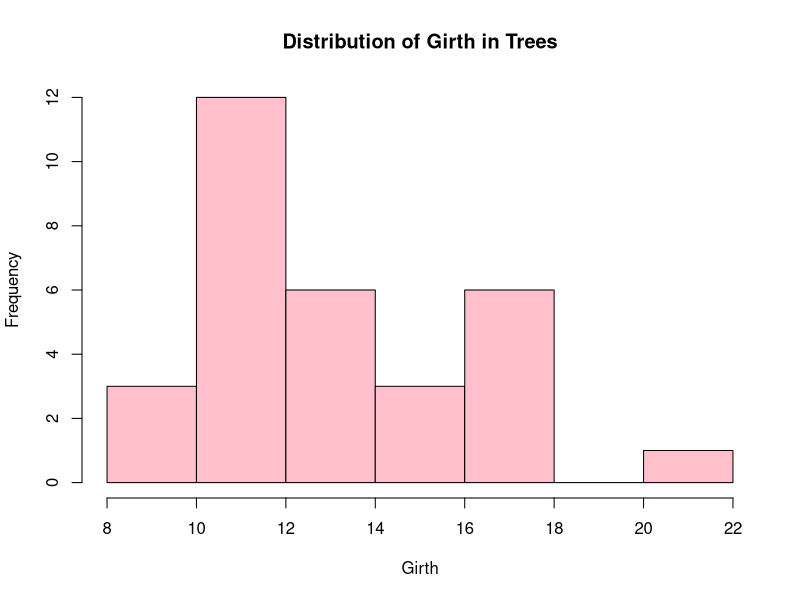
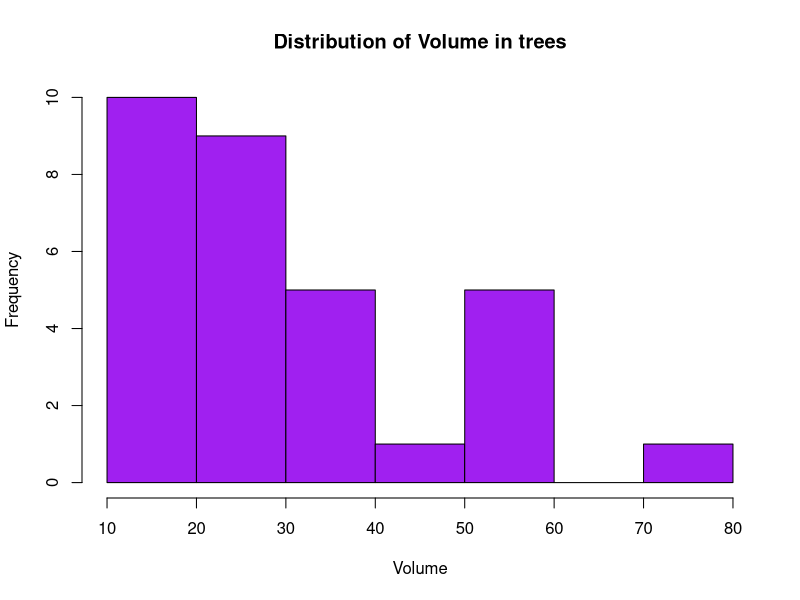
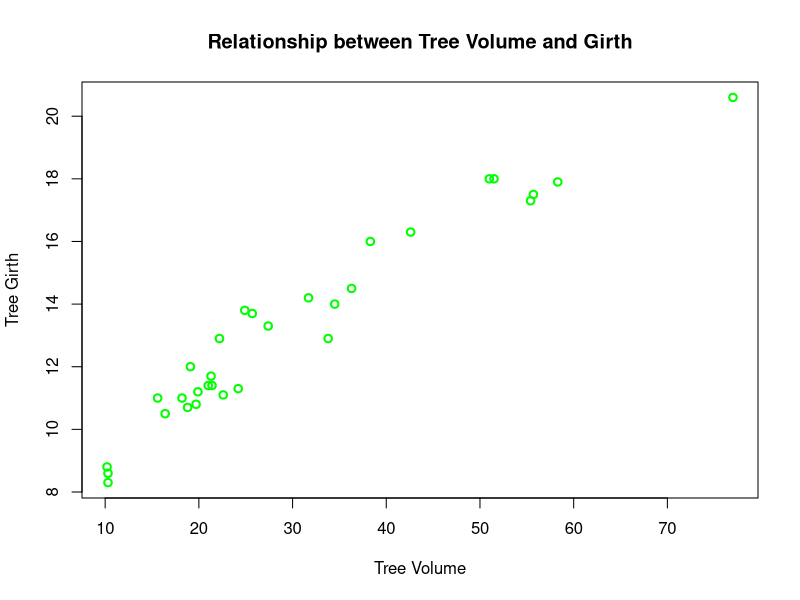

Reproduce these figures in R, in order.
## ---- chunk 1
library(ggplot2)
data("trees")
head(trees)
## ---- chunk 2
hist(trees$Girth,
     main="Distribution of Girth in Trees",
     xlab = "Girth",
     col="pink")

## ---- chunk 3
hist(trees$Volume,
     main="Distribution of Volume in trees",
     xlab = "Volume",
     col="purple")

## ---- chunk 4
plot(
  trees$Girth~trees$Volume,
  type="p",
  lwd=2,
  col="green",
  xlab="Tree Volume",
  ylab="Tree Girth",
  main="Relationship between Tree Volume and Girth",
)
## ---- chunk 5
shapiro.test(trees$Volume)
#p-value= 0.003229, this indicates that Volume does not have a normal distribution.

## ---- chunk 6
shapiro.test(trees$Girth)
#p value=0.08893, this indicates a normal distribution because the value is >0.05
